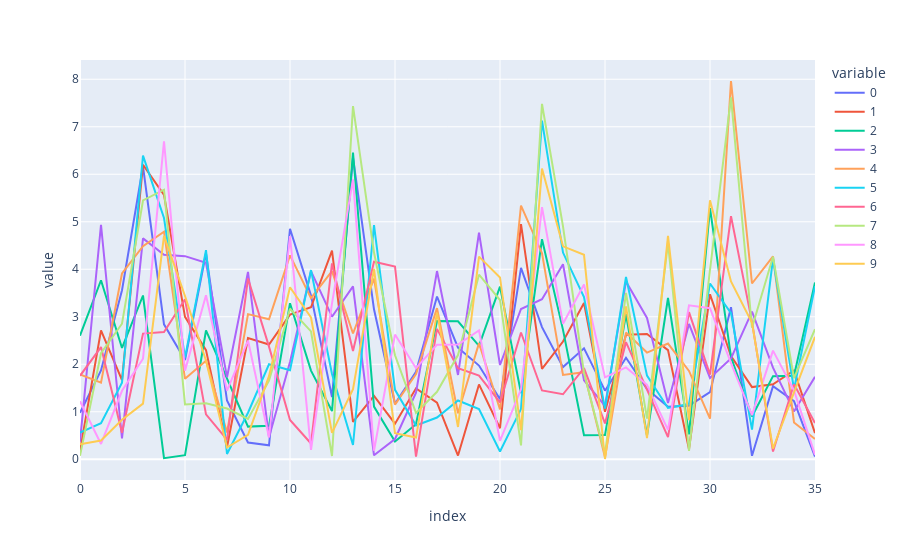

This figure's notebook cell:
### Code cell
df = pd.DataFrame()
for k in range(10):
    df[k] = [i * np.random.rand() for i in l]
    
px.line(df)

### Figure 1 — Plotly figure (JSON) as saved in the notebook; plotly's stock layout.template omitted (floating-point values rounded to 4 significant figures)
{"data": [{"hovertemplate": "variable=0<br>index=%{x}<br>value=%{y}<extra></extra>", "legendgroup": "0", "line": {"color": "#636efa", "dash": "solid"}, "mode": "lines", "name": "0", "orientation": "v", "showlegend": true, "type": "scatter", "x": [0, 1, 2, 3, 4, 5, 6, 7, 8, 9, 10, 11, 12, 13, 14, 15, 16, 17, 18, 19, 20, 21, 22, 23, 24, 25, 26, 27, 28, 29, 30, 31, 32, 33, 34, 35], "xaxis": "x", "y": [0.979, 1.869, 3.559, 6.168, 2.841, 2.09, 4.336, 1.236, 0.3535, 0.2954, 4.852, 3.446, 1.31, 6.352, 3.157, 1.169, 1.842, 3.425, 2.35, 1.972, 1.265, 4.03, 2.782, 1.94, 2.336, 1.444, 2.137, 1.479, 1.104, 1.129, 1.413, 3.2, 0.0726, 1.538, 1.225, 0.05639], "yaxis": "y"}, {"hovertemplate": "variable=1<br>index=%{x}<br>value=%{y}<extra></extra>", "legendgroup": "1", "line": {"color": "#EF553B", "dash": "solid"}, "mode": "lines", "name": "1", "orientation": "v", "showlegend": true, "type": "scatter", "x": [0, 1, 2, 3, 4, 5, 6, 7, 8, 9, 10, 11, 12, 13, 14, 15, 16, 17, 18, 19, 20, 21, 22, 23, 24, 25, 26, 27, 28, 29, 30, 31, 32, 33, 34, 35], "xaxis": "x", "y": [0.1771, 2.714, 1.667, 6.201, 5.565, 2.999, 2.298, 0.2538, 2.552, 2.417, 3.045, 3.201, 4.393, 0.7862, 1.336, 0.7494, 1.494, 1.192, 0.07885, 1.576, 0.6532, 4.95, 1.902, 2.479, 3.29, 1.0, 2.62, 2.638, 2.298, 0.2127, 3.475, 2.174, 1.52, 1.577, 1.87, 0.552], "yaxis": "y"}, {"hovertemplate": "variable=2<br>index=%{x}<br>value=%{y}<extra></extra>", "legendgroup": "2", "line": {"color": "#00cc96", "dash": "solid"}, "mode": "lines", "name": "2", "orientation": "v", "showlegend": true, "type": "scatter", "x": [0, 1, 2, 3, 4, 5, 6, 7, 8, 9, 10, 11, 12, 13, 14, 15, 16, 17, 18, 19, 20, 21, 22, 23, 24, 25, 26, 27, 28, 29, 30, 31, 32, 33, 34, 35], "xaxis": "x", "y": [2.603, 3.769, 2.344, 3.448, 0.02246, 0.08645, 2.712, 1.711, 0.6878, 0.7038, 3.286, 1.867, 1.015, 6.457, 1.109, 0.3757, 0.7358, 2.912, 2.906, 2.388, 3.634, 1.396, 4.632, 2.724, 0.5072, 0.5107, 3.052, 0.5004, 3.395, 0.5234, 5.287, 2.152, 0.9003, 1.75, 1.759, 3.72], "yaxis": "y"}, {"hovertemplate": "variable=3<br>index=%{x}<br>value=%{y}<extra></extra>", "legendgroup": "3", "line": {"color": "#ab63fa", "dash": "solid"}, "mode": "lines", "name": "3", "orientation": "v", "showlegend": true, "type": "scatter", "x": [0, 1, 2, 3, 4, 5, 6, 7, 8, 9, 10, 11, 12, 13, 14, 15, 16, 17, 18, 19, 20, 21, 22, 23, 24, 25, 26, 27, 28, 29, 30, 31, 32, 33, 34, 35], "xaxis": "x", "y": [0.3694, 4.937, 0.4375, 4.65, 4.304, 4.276, 4.134, 1.728, 3.945, 0.4652, 2.047, 3.96, 3.001, 3.641, 0.08357, 0.4268, 1.402, 3.962, 1.775, 4.773, 1.984, 3.164, 3.368, 4.105, 1.66, 1.126, 3.74, 2.976, 1.183, 2.848, 1.712, 2.123, 3.107, 1.928, 1.007, 1.735], "yaxis": "y"}, {"hovertemplate": "variable=4<br>index=%{x}<br>value=%{y}<extra></extra>", "legendgroup": "4", "line": {"color": "#FFA15A", "dash": "solid"}, "mode": "lines", "name": "4", "orientation": "v", "showlegend": true, "type": "scatter", "x": [0, 1, 2, 3, 4, 5, 6, 7, 8, 9, 10, 11, 12, 13, 14, 15, 16, 17, 18, 19, 20, 21, 22, 23, 24, 25, 26, 27, 28, 29, 30, 31, 32, 33, 34, 35], "xaxis": "x", "y": [1.787, 1.614, 3.911, 4.486, 4.792, 1.695, 2.075, 0.5663, 3.055, 2.948, 4.293, 3.393, 3.959, 2.648, 3.802, 1.151, 1.796, 3.183, 0.9693, 2.445, 1.048, 5.339, 4.339, 1.775, 1.834, 0.04005, 2.667, 2.246, 2.435, 1.86, 0.8537, 7.963, 3.7, 4.27, 0.7761, 0.427], "yaxis": "y"}, {"hovertemplate": "variable=5<br>index=%{x}<br>value=%{y}<extra></extra>", "legendgroup": "5", "line": {"color": "#19d3f3", "dash": "solid"}, "mode": "lines", "name": "5", "orientation": "v", "showlegend": true, "type": "scatter", "x": [0, 1, 2, 3, 4, 5, 6, 7, 8, 9, 10, 11, 12, 13, 14, 15, 16, 17, 18, 19, 20, 21, 22, 23, 24, 25, 26, 27, 28, 29, 30, 31, 32, 33, 34, 35], "xaxis": "x", "y": [0.5601, 0.7598, 1.614, 6.391, 5.079, 2.141, 4.403, 0.1109, 0.9802, 1.999, 1.876, 3.983, 1.795, 0.3003, 4.929, 1.462, 0.7107, 0.8789, 1.237, 1.059, 0.1627, 1.057, 7.128, 4.352, 3.417, 1.066, 3.837, 1.761, 1.08, 1.162, 3.7, 3.077, 0.6239, 4.223, 1.473, 3.643], "yaxis": "y"}, {"hovertemplate": "variable=6<br>index=%{x}<br>value=%{y}<extra></extra>", "legendgroup": "6", "line": {"color": "#FF6692", "dash": "solid"}, "mode": "lines", "name": "6", "orientation": "v", "showlegend": true, "type": "scatter", "x": [0, 1, 2, 3, 4, 5, 6, 7, 8, 9, 10, 11, 12, 13, 14, 15, 16, 17, 18, 19, 20, 21, 22, 23, 24, 25, 26, 27, 28, 29, 30, 31, 32, 33, 34, 35], "xaxis": "x", "y": [1.757, 2.362, 0.559, 2.646, 2.679, 3.369, 0.9458, 0.4125, 3.807, 2.372, 0.8281, 0.3317, 4.122, 2.279, 4.157, 4.055, 0.05713, 2.745, 1.919, 1.763, 1.197, 2.668, 1.448, 1.369, 1.919, 0.7539, 2.464, 1.448, 0.4656, 3.097, 1.782, 5.119, 2.893, 0.1633, 1.581, 0.7612], "yaxis": "y"}, {"hovertemplate": "variable=7<br>index=%{x}<br>value=%{y}<extra></extra>", "legendgroup": "7", "line": {"color": "#B6E880", "dash": "solid"}, "mode": "lines", "name": "7", "orientation": "v", "showlegend": true, "type": "scatter", "x": [0, 1, 2, 3, 4, 5, 6, 7, 8, 9, 10, 11, 12, 13, 14, 15, 16, 17, 18, 19, 20, 21, 22, 23, 24, 25, 26, 27, 28, 29, 30, 31, 32, 33, 34, 35], "xaxis": "x", "y": [0.07343, 2.233, 2.854, 5.448, 5.675, 1.155, 1.178, 1.069, 0.8484, 1.655, 3.168, 2.692, 0.06989, 7.436, 4.352, 2.19, 0.9762, 1.421, 2.194, 3.885, 3.353, 0.2934, 7.482, 4.902, 1.816, 0.1111, 3.502, 0.8547, 4.555, 0.1757, 3.988, 7.617, 2.768, 4.264, 1.706, 2.739], "yaxis": "y"}, {"hovertemplate": "variable=8<br>index=%{x}<br>value=%{y}<extra></extra>", "legendgroup": "8", "line": {"color": "#FF97FF", "dash": "solid"}, "mode": "lines", "name": "8", "orientation": "v", "showlegend": true, "type": "scatter", "x": [0, 1, 2, 3, 4, 5, 6, 7, 8, 9, 10, 11, 12, 13, 14, 15, 16, 17, 18, 19, 20, 21, 22, 23, 24, 25, 26, 27, 28, 29, 30, 31, 32, 33, 34, 35], "xaxis": "x", "y": [1.224, 0.3219, 1.442, 2.118, 6.694, 1.866, 3.454, 1.446, 2.5, 0.458, 4.697, 0.1976, 3.284, 5.892, 0.179, 2.625, 1.917, 2.412, 2.414, 2.71, 0.3899, 1.474, 5.307, 2.853, 3.678, 1.725, 1.933, 1.568, 0.6196, 3.241, 3.18, 2.026, 0.9284, 2.287, 1.449, 0.0936], "yaxis": "y"}, {"hovertemplate": "variable=9<br>index=%{x}<br>value=%{y}<extra></extra>", "legendgroup": "9", "line": {"color": "#FECB52", "dash": "solid"}, "mode": "lines", "name": "9", "orientation": "v", "showlegend": true, "type": "scatter", "x": [0, 1, 2, 3, 4, 5, 6, 7, 8, 9, 10, 11, 12, 13, 14, 15, 16, 17, 18, 19, 20, 21, 22, 23, 24, 25, 26, 27, 28, 29, 30, 31, 32, 33, 34, 35], "xaxis": "x", "y": [0.3173, 0.3942, 0.8314, 1.172, 4.703, 3.437, 2.075, 0.2468, 0.5165, 1.75, 3.621, 2.985, 0.5555, 1.474, 4.008, 0.5493, 0.4572, 3.086, 0.6802, 4.266, 3.827, 0.6134, 6.122, 4.483, 4.305, 0.005878, 3.22, 0.4445, 4.704, 0.826, 5.452, 3.745, 2.871, 0.2262, 1.41, 2.578], "yaxis": "y"}], "layout": {"legend": {"title": {"text": "variable"}, "tracegroupgap": 0}, "margin": {"t": 60}, "xaxis": {"anchor": "y", "domain": [0, 1], "title": {"text": "index"}}, "yaxis": {"anchor": "x", "domain": [0, 1], "title": {"text": "value"}}}}
